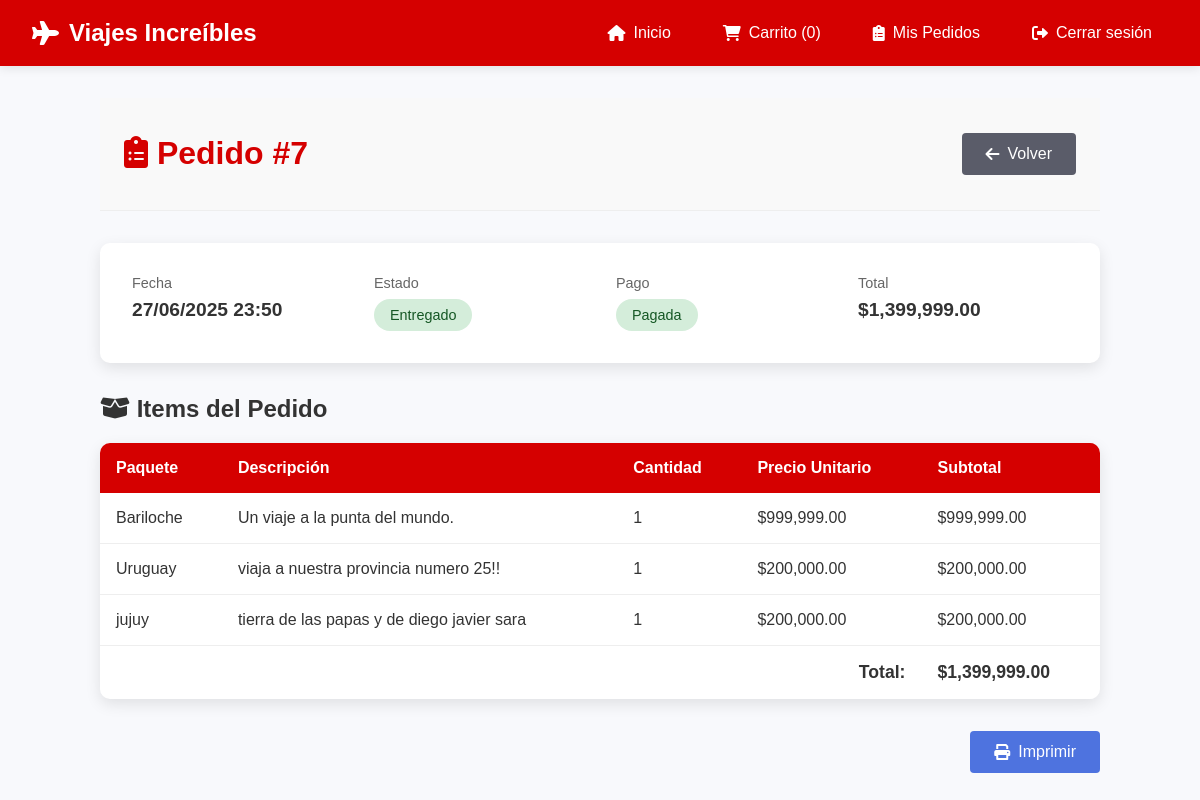
/detalle_pedido.php?id=7 (signed in), run on the app's committed database.
### tables this page shows
CREATE TABLE `compras` (
  `id` int(11) NOT NULL,
  `usuario_id` int(11) NOT NULL,
  `productos` text NOT NULL,
  `precio` decimal(10,2) NOT NULL,
  `fecha` datetime DEFAULT current_timestamp(),
  `estado_id` int(11) DEFAULT 1
);

CREATE TABLE `estados_pedido` (
  `id` int(11) NOT NULL,
  `nombre` varchar(50) NOT NULL,
  `descripcion` varchar(255) DEFAULT NULL
);

CREATE TABLE `facturas` (
  `id` int(11) NOT NULL,
  `compra_id` int(11) NOT NULL,
  `fecha_emision` datetime DEFAULT current_timestamp(),
  `monto_total` decimal(10,2) NOT NULL,
  `estado` enum('pendiente','pagada','cancelada') DEFAULT 'pendiente'
);

CREATE TABLE `compra_items` (
  `id` int(11) NOT NULL,
  `compra_id` int(11) NOT NULL,
  `producto_id` int(11) NOT NULL,
  `cantidad` int(11) NOT NULL,
  `precio_unitario` decimal(10,2) NOT NULL
);

CREATE TABLE `productos` (
  `id` int(11) NOT NULL,
  `nombre` varchar(255) NOT NULL,
  `descripcion` text NOT NULL,
  `precio` decimal(10,2) NOT NULL
);

### detalle_pedido.php (the view, shortened to what this page needs)
<?php
require_once 'header.php';
$pedido_id = intval($_GET['id']);
$user_id = $_SESSION['user_id'];
$query = "SELECT c.*, e.nombre as estado, f.monto_total, f.estado as estado_pago
          FROM compras c
          JOIN estados_pedido e ON c.estado_id = e.id
          JOIN facturas f ON c.id = f.compra_id
          WHERE c.id = ? AND c.usuario_id = ?";
$stmt = $conexion->prepare($query);
$stmt->bind_param("ii", $pedido_id, $user_id);
$stmt->execute();
$pedido = $stmt->get_result()->fetch_assoc();
$query_items = "SELECT p.nombre, p.descripcion, ci.cantidad, ci.precio_unitario
                FROM compra_items ci
                JOIN productos p ON ci.producto_id = p.id
                WHERE ci.compra_id = ?";
$stmt_items = $conexion->prepare($query_items);
$stmt_items->bind_param("i", $pedido_id);
$stmt_items->execute();
$items = $stmt_items->get_result()->fetch_all(MYSQLI_ASSOC);
?>
<!DOCTYPE html>
<html lang="es">
<head>
    <link rel="stylesheet" href="styles.css">
    <link rel="stylesheet" href="https://cdnjs.cloudflare.com/ajax/libs/font-awesome/6.0.0-beta3/css/all.min.css">
    <link rel="stylesheet" href="https://cdnjs.cloudflare.com/ajax/libs/animate.css/4.1.1/animate.min.css">
</head>
<body>
    <main class="order-detail-container">
        <div class="order-header">
            <h1 class="order-title animate__animated animate__fadeIn">
                <i class="fas fa-clipboard-list"></i> Pedido #<?= $pedido_id ?>
            </h1>
            <a href="mis_pedidos.php" class="btn btn-secondary">
                <i class="fas fa-arrow-left"></i> Volver
            </a>
        </div>
        <div class="order-summary animate__animated animate__fadeIn">
            <div class="summary-item">
                <span class="summary-label">Fecha</span>
                <span class="summary-value"><?= date('d/m/Y H:i', strtotime($pedido['fecha'])) ?></span>
            </div>
            <div class="summary-item">
                <span class="summary-label">Estado</span>
                <span class="summary-value">
                    <span class="status-badge status-<?= $pedido['estado'] ?>">
                        <?= ucfirst($pedido['estado']) ?>
                    </span>
                </span>
            </div>
            <div class="summary-item">
                <span class="summary-label">Pago</span>
                <span class="summary-value">
                    <span class="status-badge <?= $pedido['estado_pago'] == 'pagada' ? 'status-entregado' : 'status-pendiente' ?>">
                        <?= ucfirst($pedido['estado_pago']) ?>
                    </span>
                </span>
            </div>
            <div class="summary-item">
                <span class="summary-label">Total</span>
                <span class="summary-value">$<?= number_format($pedido['monto_total'], 2) ?></span>
            </div>
        </div>
        <h2 class="animate__animated animate__fadeIn"><i class="fas fa-box-open"></i> Items del Pedido</h2>
        <table class="items-table animate__animated animate__fadeIn">
            <thead>
                <tr>
                    <th>Paquete</th>
                    <th>Descripción</th>
                    <th>Cantidad</th>
                    <th>Precio Unitario</th>
                    <th>Subtotal</th>
                </tr>
            </thead>
            <tbody>
                <?php foreach ($items as $item): ?>
                <tr class="animate__animated animate__fadeInUp">
                    <td><?= htmlspecialchars($item['nombre']) ?></td>
                    <td><?= htmlspecialchars($item['descripcion']) ?></td>
                    <td><?= $item['cantidad'] ?></td>
                    <td>$<?= number_format($item['precio_unitario'], 2) ?></td>
                    <td>$<?= number_format($item['cantidad'] * $item['precio_unitario'], 2) ?></td>
                </tr>
                <?php endforeach; ?>
                <tr class="total-row">
                    <td colspan="4" style="text-align: right;">Total:</td>
                    <td>$<?= number_format($pedido['monto_total'], 2) ?></td>
                </tr>
            </tbody>
        </table>
        <div class="order-actions">
            <a href="#" class="btn btn-primary" onclick="window.print()">
                <i class="fas fa-print"></i> Imprimir
            </a>
        </div>
    </main>
</body>
</html>

### styles.css (style rules this page uses)
:root { --primary: #d50000; --primary-dark: #b71c1c; --secondary: #4e73df; --success: #1cc88a; --warning: #f6c23e; --danger: #e74a3b; --light: #f8f9fc; --dark: #5a5c69; }
body { font-family: 'Nunito', sans-serif; background-color: #f8f9fc; margin: 0; padding: 0; color: #333; }
.btn { display: inline-flex; align-items: center; gap: 8px; padding: 0.5rem 1rem; border-radius: 4px; text-decoration: none; color: white; font-weight: 500; transition: all 0.3s; border: none; cursor: pointer; font-size: 0.9rem; }
.btn-primary { background-color: var(--secondary); }
.btn-secondary { background-color: var(--dark); }
.order-header { display: flex; justify-content: space-between; align-items: center; padding: 1rem 1.5rem; background-color: #f9f9f9; border-bottom: 1px solid #eee; }
.status-badge, .payment-status { padding: 0.35rem 0.75rem; border-radius: 50px; font-size: 0.85rem; font-weight: 500; }
.status-entregado { background-color: #e8f5e9; color: #3d8b40; }
.order-actions { display: flex; gap: 10px; justify-content: flex-end; }
.btn { padding: 0.75rem 1.5rem; border: none; border-radius: 4px; font-size: 1rem; cursor: pointer; transition: all 0.3s; display: inline-flex; align-items: center; gap: 8px; }

### detalle_pedido.php (style rules this page uses)
.order-detail-container { max-width: 1000px; margin: 2rem auto; padding: 0 1rem; }
.order-header { display: flex; justify-content: space-between; align-items: center; margin-bottom: 2rem; }
.order-title { color: #d50000; font-size: 2rem; }
.order-summary { display: grid; grid-template-columns: repeat(auto-fit, minmax(200px, 1fr)); gap: 2rem; background: white; padding: 2rem; border-radius: 10px; box-shadow: 0 5px 15px rgba(0,0,0,0.1); margin-bottom: 2rem; }
.summary-item { display: flex; flex-direction: column; }
.summary-label { font-size: 0.9rem; color: #666; margin-bottom: 0.5rem; }
.summary-value { font-size: 1.2rem; font-weight: bold; color: #333; }
.status-badge { padding: 0.5rem 1rem; border-radius: 50px; font-size: 0.9rem; font-weight: 500; display: inline-block; }
.status-entregado { background-color: #d4edda; color: #155724; }
.items-table { width: 100%; border-collapse: collapse; background: white; border-radius: 10px; overflow: hidden; box-shadow: 0 5px 15px rgba(0,0,0,0.1); }
.items-table th { background: #d50000; color: white; padding: 1rem; text-align: left; }
.items-table td { padding: 1rem; border-bottom: 1px solid #eee; }
.items-table tr:last-child td { border-bottom: none; }
.total-row { font-weight: bold; font-size: 1.1rem; }
.order-actions { display: flex; justify-content: flex-end; gap: 1rem; margin-top: 2rem; }

### data on the page
compras: fecha "27/06/2025 23:50", estado.nombre "Entregado", facturas.estado "Pagada", facturas.monto_total "1,399,999.00"
compra_items: producto.nombre "Bariloche", producto.descripcion "Un viaje a la punta del mundo.", cantidad "1", precio_unitario "999,999.00", $item['cantidad'] * $item['precio_unitario'] "999,999.00"
compra_items: producto.nombre "Uruguay", producto.descripcion "viaja a nuestra provincia numero 25!!", cantidad "1", precio_unitario "200,000.00", $item['cantidad'] * $item['precio_unitario'] "200,000.00"
compra_items: producto.nombre "jujuy", producto.descripcion "tierra de las papas y de diego javier sara", cantidad "1", precio_unitario "200,000.00", $item['cantidad'] * $item['precio_unitario'] "200,000.00"

### other printed values
$cantidad_carrito "0"
$pedido_id "7"
